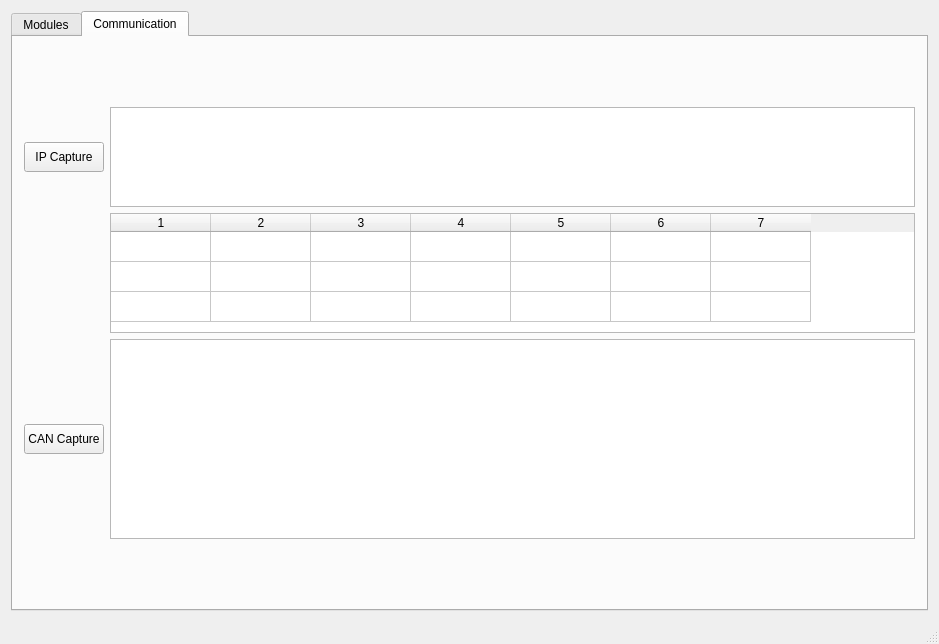
<?xml version="1.0" encoding="UTF-8"?>
<ui version="4.0">
 <class>SystemWindow</class>
 <widget class="QMainWindow" name="SystemWindow">
  <property name="geometry">
   <rect>
    <x>0</x>
    <y>0</y>
    <width>939</width>
    <height>644</height>
   </rect>
  </property>
  <property name="sizePolicy">
   <sizepolicy hsizetype="Expanding" vsizetype="Expanding">
    <horstretch>0</horstretch>
    <verstretch>0</verstretch>
   </sizepolicy>
  </property>
  <property name="minimumSize">
   <size>
    <width>0</width>
    <height>0</height>
   </size>
  </property>
  <property name="maximumSize">
   <size>
    <width>4000</width>
    <height>4000</height>
   </size>
  </property>
  <property name="windowTitle">
   <string>Sys_chart</string>
  </property>
  <property name="autoFillBackground">
   <bool>false</bool>
  </property>
  <widget class="QWidget" name="centralWidget">
   <layout class="QGridLayout" name="gridLayout">
    <item row="0" column="0">
     <layout class="QGridLayout" name="gridLayout_2">
      <item row="0" column="0">
       <widget class="QTabWidget" name="tabWidget">
        <property name="currentIndex">
         <number>1</number>
        </property>
        <widget class="QWidget" name="tab_modules">
         <attribute name="title">
          <string>Modules</string>
         </attribute>
         <layout class="QGridLayout" name="gridLayout_6">
          <item row="0" column="0">
           <layout class="QGridLayout" name="gridLayout_5">
            <item row="9" column="0" colspan="9">
             <widget class="Line" name="line">
              <property name="orientation">
               <enum>Qt::Horizontal</enum>
              </property>
             </widget>
            </item>
            <item row="0" column="0" colspan="9">
             <widget class="QLabel" name="label">
              <property name="maximumSize">
               <size>
                <width>16777215</width>
                <height>30</height>
               </size>
              </property>
              <property name="text">
               <string>Display All Modules Running Status</string>
              </property>
             </widget>
            </item>
            <item row="8" column="0">
             <widget class="QPushButton" name="pushButton_app_drivermap">
              <property name="maximumSize">
               <size>
                <width>180</width>
                <height>30</height>
               </size>
              </property>
              <property name="text">
               <string>app_driver_map</string>
              </property>
             </widget>
            </item>
            <item row="5" column="2">
             <widget class="QPushButton" name="pushButton_app_me_process">
              <property name="maximumSize">
               <size>
                <width>250</width>
                <height>30</height>
               </size>
              </property>
              <property name="text">
               <string>app_mobileye_process</string>
              </property>
             </widget>
            </item>
            <item row="3" column="0">
             <layout class="QVBoxLayout" name="verticalLayout">
              <item>
               <widget class="QPushButton" name="pushButton_app_ibeo">
                <property name="maximumSize">
                 <size>
                  <width>180</width>
                  <height>30</height>
                 </size>
                </property>
                <property name="text">
                 <string>app_ibeo</string>
                </property>
               </widget>
              </item>
             </layout>
            </item>
            <item row="1" column="2">
             <widget class="QLabel" name="label_4">
              <property name="text">
               <string>Data Process</string>
              </property>
             </widget>
            </item>
            <item row="1" column="1" rowspan="8">
             <widget class="Line" name="line_2">
              <property name="orientation">
               <enum>Qt::Vertical</enum>
              </property>
             </widget>
            </item>
            <item row="1" column="4">
             <widget class="QLabel" name="label_5">
              <property name="text">
               <string>Transform &amp; Fusion</string>
              </property>
             </widget>
            </item>
            <item row="4" column="6">
             <widget class="QPushButton" name="pushButton_app_adp">
              <property name="maximumSize">
               <size>
                <width>130</width>
                <height>50</height>
               </size>
              </property>
              <property name="text">
               <string>app_adp</string>
              </property>
             </widget>
            </item>
            <item row="1" column="0">
             <widget class="QLabel" name="label_3">
              <property name="text">
               <string>Raw Data</string>
              </property>
             </widget>
            </item>
            <item row="1" column="8">
             <widget class="QLabel" name="label_7">
              <property name="text">
               <string>System Tools</string>
              </property>
             </widget>
            </item>
            <item row="5" column="8">
             <widget class="QPushButton" name="pushButton_app_chart">
              <property name="maximumSize">
               <size>
                <width>130</width>
                <height>30</height>
               </size>
              </property>
              <property name="text">
               <string>app_chart</string>
              </property>
             </widget>
            </item>
            <item row="2" column="0">
             <widget class="QPushButton" name="pushButton_app_velodyne">
              <property name="maximumSize">
               <size>
                <width>180</width>
                <height>30</height>
               </size>
              </property>
              <property name="text">
               <string>app_velodyne</string>
              </property>
             </widget>
            </item>
            <item row="12" column="0" colspan="9">
             <widget class="QLabel" name="label_2">
              <property name="maximumSize">
               <size>
                <width>16777215</width>
                <height>30</height>
               </size>
              </property>
              <property name="text">
               <string>Display Detailed Running Errors Or Warnings:</string>
              </property>
             </widget>
            </item>
            <item row="5" column="0">
             <widget class="QPushButton" name="pushButton_app_mobileye">
              <property name="maximumSize">
               <size>
                <width>180</width>
                <height>30</height>
               </size>
              </property>
              <property name="text">
               <string>app_mobileye</string>
              </property>
             </widget>
            </item>
            <item row="13" column="0" colspan="9">
             <widget class="QTableWidget" name="tableWidget_Error_Warnings">
              <property name="maximumSize">
               <size>
                <width>16777215</width>
                <height>200</height>
               </size>
              </property>
              <property name="rowCount">
               <number>11</number>
              </property>
              <property name="columnCount">
               <number>5</number>
              </property>
              <attribute name="horizontalHeaderMinimumSectionSize">
               <number>60</number>
              </attribute>
              <attribute name="verticalHeaderVisible">
               <bool>false</bool>
              </attribute>
              <row/>
              <row/>
              <row/>
              <row/>
              <row/>
              <row/>
              <row/>
              <row/>
              <row/>
              <row/>
              <row/>
              <column/>
              <column/>
              <column/>
              <column/>
              <column/>
             </widget>
            </item>
            <item row="7" column="8">
             <widget class="QPushButton" name="pushButton_app_player">
              <property name="maximumSize">
               <size>
                <width>130</width>
                <height>30</height>
               </size>
              </property>
              <property name="text">
               <string>app_player</string>
              </property>
             </widget>
            </item>
            <item row="1" column="3" rowspan="8">
             <widget class="Line" name="line_4">
              <property name="orientation">
               <enum>Qt::Vertical</enum>
              </property>
             </widget>
            </item>
            <item row="2" column="2">
             <widget class="QPushButton" name="pushButton_app_velodyneprocess">
              <property name="maximumSize">
               <size>
                <width>250</width>
                <height>30</height>
               </size>
              </property>
              <property name="text">
               <string>app_velodyne_process</string>
              </property>
             </widget>
            </item>
            <item row="3" column="2">
             <widget class="QPushButton" name="pushButton_app_ibeoprocess">
              <property name="maximumSize">
               <size>
                <width>250</width>
                <height>30</height>
               </size>
              </property>
              <property name="text">
               <string>app_Ibeo_process</string>
              </property>
             </widget>
            </item>
            <item row="5" column="4">
             <widget class="QPushButton" name="pushButton_app_lanefusion">
              <property name="maximumSize">
               <size>
                <width>170</width>
                <height>30</height>
               </size>
              </property>
              <property name="text">
               <string>app_lane_fusion</string>
              </property>
             </widget>
            </item>
            <item row="4" column="0">
             <widget class="QPushButton" name="pushButton_app_ins">
              <property name="maximumSize">
               <size>
                <width>180</width>
                <height>30</height>
               </size>
              </property>
              <property name="text">
               <string>app_ins</string>
              </property>
              <property name="checkable">
               <bool>true</bool>
              </property>
             </widget>
            </item>
            <item row="1" column="5" rowspan="8">
             <widget class="Line" name="line_3">
              <property name="orientation">
               <enum>Qt::Vertical</enum>
              </property>
             </widget>
            </item>
            <item row="10" column="4">
             <widget class="QPushButton" name="pushButton_app_vcu">
              <property name="maximumSize">
               <size>
                <width>170</width>
                <height>30</height>
               </size>
              </property>
              <property name="text">
               <string>app_can2proxy</string>
              </property>
             </widget>
            </item>
            <item row="1" column="6">
             <widget class="QLabel" name="label_6">
              <property name="text">
               <string>Decesion &amp; Planning</string>
              </property>
             </widget>
            </item>
            <item row="6" column="4">
             <widget class="QPushButton" name="pushButton_app_transformer">
              <property name="maximumSize">
               <size>
                <width>170</width>
                <height>30</height>
               </size>
              </property>
              <property name="text">
               <string>app_transformer</string>
              </property>
             </widget>
            </item>
            <item row="6" column="8">
             <widget class="QPushButton" name="pushButton_app_viewer">
              <property name="maximumSize">
               <size>
                <width>130</width>
                <height>30</height>
               </size>
              </property>
              <property name="text">
               <string>app_viewer</string>
              </property>
             </widget>
            </item>
            <item row="6" column="0">
             <widget class="QPushButton" name="pushButton_app_logitech">
              <property name="maximumSize">
               <size>
                <width>180</width>
                <height>30</height>
               </size>
              </property>
              <property name="text">
               <string>app_logitech</string>
              </property>
             </widget>
            </item>
            <item row="8" column="8">
             <widget class="QPushButton" name="pushButton_app_logger">
              <property name="maximumSize">
               <size>
                <width>130</width>
                <height>30</height>
               </size>
              </property>
              <property name="text">
               <string>app_logger</string>
              </property>
             </widget>
            </item>
            <item row="7" column="0">
             <widget class="QPushButton" name="pushButton_app_vcb">
              <property name="maximumSize">
               <size>
                <width>180</width>
                <height>30</height>
               </size>
              </property>
              <property name="text">
               <string>app_vcb</string>
              </property>
             </widget>
            </item>
            <item row="1" column="7" rowspan="8">
             <widget class="Line" name="line_5">
              <property name="orientation">
               <enum>Qt::Vertical</enum>
              </property>
             </widget>
            </item>
            <item row="10" column="0">
             <widget class="QLabel" name="label_8">
              <property name="text">
               <string>VCU Related</string>
              </property>
             </widget>
            </item>
            <item row="10" column="6">
             <widget class="QPushButton" name="pushButton_app_idc2vcu">
              <property name="maximumSize">
               <size>
                <width>170</width>
                <height>30</height>
               </size>
              </property>
              <property name="text">
               <string>app_idc2vcu</string>
              </property>
             </widget>
            </item>
           </layout>
          </item>
         </layout>
        </widget>
        <widget class="QWidget" name="tab_communication">
         <attribute name="title">
          <string>Communication</string>
         </attribute>
         <layout class="QGridLayout" name="gridLayout_4">
          <item row="0" column="0">
           <layout class="QGridLayout" name="gridLayout_3">
            <item row="2" column="0">
             <widget class="QPushButton" name="pushButton_CAN_Capture">
              <property name="sizePolicy">
               <sizepolicy hsizetype="Preferred" vsizetype="Preferred">
                <horstretch>0</horstretch>
                <verstretch>0</verstretch>
               </sizepolicy>
              </property>
              <property name="maximumSize">
               <size>
                <width>150</width>
                <height>30</height>
               </size>
              </property>
              <property name="text">
               <string>CAN Capture</string>
              </property>
             </widget>
            </item>
            <item row="0" column="0">
             <widget class="QPushButton" name="pushButton_IP_Capture">
              <property name="sizePolicy">
               <sizepolicy hsizetype="Preferred" vsizetype="Preferred">
                <horstretch>0</horstretch>
                <verstretch>0</verstretch>
               </sizepolicy>
              </property>
              <property name="maximumSize">
               <size>
                <width>150</width>
                <height>30</height>
               </size>
              </property>
              <property name="text">
               <string>IP Capture</string>
              </property>
             </widget>
            </item>
            <item row="2" column="1">
             <widget class="QListWidget" name="listWidget_CAN">
              <property name="maximumSize">
               <size>
                <width>16777215</width>
                <height>200</height>
               </size>
              </property>
              <property name="horizontalScrollMode">
               <enum>QAbstractItemView::ScrollPerPixel</enum>
              </property>
             </widget>
            </item>
            <item row="0" column="1">
             <widget class="QListWidget" name="listWidget_IP">
              <property name="maximumSize">
               <size>
                <width>16777215</width>
                <height>100</height>
               </size>
              </property>
             </widget>
            </item>
            <item row="1" column="1">
             <widget class="QTableWidget" name="tableWidget_List_Dev_Stats">
              <property name="maximumSize">
               <size>
                <width>16777215</width>
                <height>120</height>
               </size>
              </property>
              <property name="rowCount">
               <number>3</number>
              </property>
              <property name="columnCount">
               <number>7</number>
              </property>
              <attribute name="verticalHeaderVisible">
               <bool>false</bool>
              </attribute>
              <row/>
              <row/>
              <row/>
              <column/>
              <column/>
              <column/>
              <column/>
              <column/>
              <column/>
              <column/>
             </widget>
            </item>
           </layout>
          </item>
         </layout>
        </widget>
       </widget>
      </item>
     </layout>
    </item>
   </layout>
  </widget>
  <widget class="QStatusBar" name="statusBar"/>
 </widget>
 <layoutdefault spacing="6" margin="11"/>
 <resources/>
 <connections/>
</ui>
